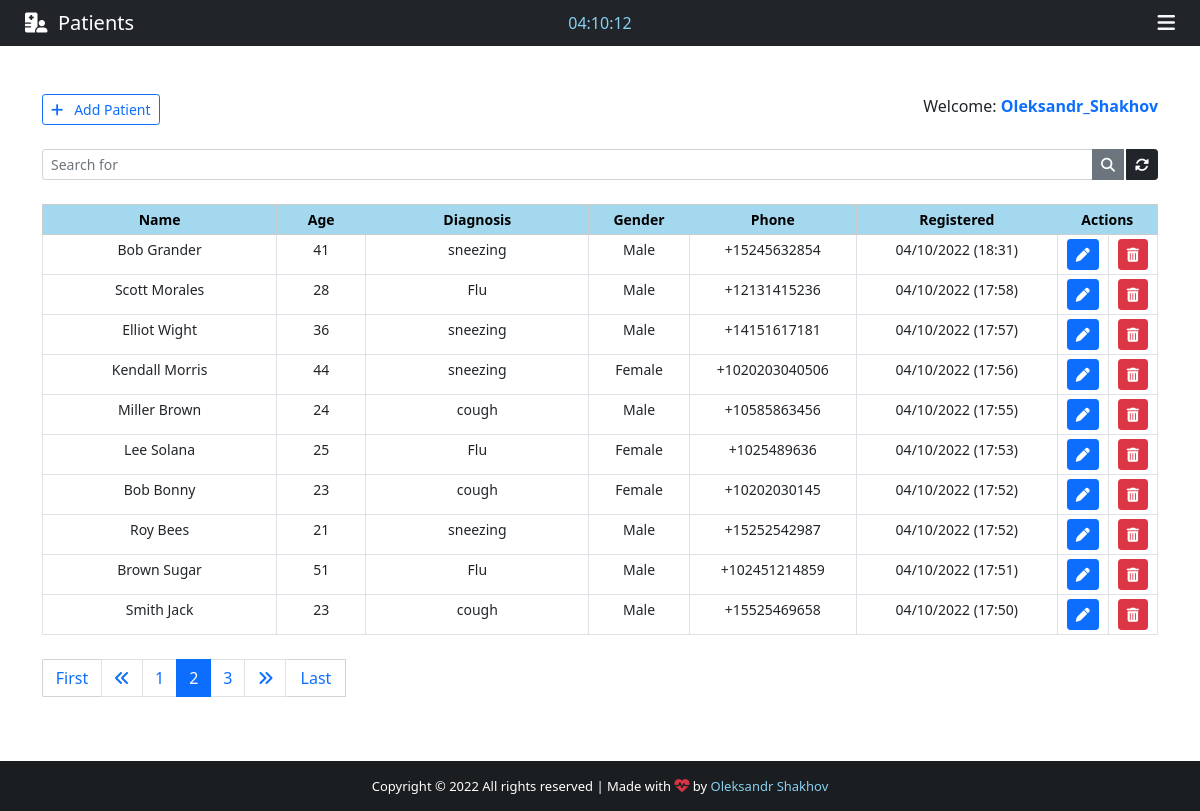
The app's page /backend/?page=2 (signed in) with its own data.
### App/models.py (models this page shows, shortened)
class Patient(models.Model):
    GENDER = (
        ('Female', 'F'),
        ('Male', 'M'),
    )
    id = models.IntegerField(primary_key=True)
    name = models.CharField(max_length=100)
    phone = models.CharField(max_length=100)
    email = models.CharField(max_length=100)
    diagnosis = models.CharField(max_length=200)
    age = models.CharField(max_length=100)
    gender = models.CharField(max_length=100, null=True, choices=GENDER)
    note = models.TextField(blank=True)
    created_at = models.DateTimeField(auto_now_add=True)

### App/views.py (the view)
# urls.py: path('backend/',      views.backend,        name='backend'),
@cache_control(no_cache=True, must_revalidate=True,
               no_store=True)  # For Security
@login_required(login_url='login')
def backend(request):
    if 'q' in request.GET:
        q = request.GET['q']
        all_patient_list = Patient.objects.filter(
            Q(name__icontains=q) | Q(phone=q) | Q(email=q) | Q(
                diagnosis=q) | Q(age=q) | Q(gender=q) | Q(note=q)
        ).order_by('-created_at')
    else:
        all_patient_list = Patient.objects.all().order_by('-created_at')
    paginator = Paginator(all_patient_list, 10)
    page = request.GET.get('page')
    all_patient = paginator.get_page(page)
    total = Patient.objects.all().count()
    return render(request, 'backend.html', {'patients': all_patient, 'count': total})

### App/templates/backend.html (shortened to what this page needs)
{% extends 'base.html' %}
{% block navbar-content %}
<i class="fas fa-hospital-user"></i>&nbsp;&nbsp;Patients
{% endblock navbar-content %}
{% block time %}
<div class="col-sm">
	<center>
		<span style="color: #89cff0;" id="clock"></span>
	</center>
</div>
{% endblock time %}
{% block nav-btn %}
<div class="text-light" id="sidebar" data-bs-toggle="offcanvas" data-bs-target="#offcanvasRight" aria-controls="offcanvasRight">
	<i class="fas fa-bars"></i>
</div>
{% endblock nav-btn %}
{% block footer %} style="color: #89cff0; text-decoration: none;"{% endblock footer %}
{% block content %}
<div class="container">
	<br><br>
	<div class="d-flex justify-content-between">
		<a href="{% url 'add_patient' %}" class="btn btn-outline-primary btn-sm" id="Btn-add-desktop"><i class="fas fa-plus"></i>&nbsp;&nbsp; Add Patient</a>
		<span class="welcome">
			Welcome: <strong><span class="text-primary">{{ user.get_username }}</span></strong>
		</span>
	</div>
	<form>
		<div class="input-group input-group-sm mb-3 mt-4">
			<input name="q" type="text" class="form-control" placeholder="Search for" value="{{ request.GET.q }}">
			<button class="btn btn-secondary"><i class="fas fa-search"></i></button>
			<a href="{% url 'backend' %}" class="btn btn-dark" style="margin-left: 2px;" title="Refresh"><i class="fas fa-sync-alt"></i></a>
		</div>
	</form>
	<center>
		<table class="table table-bordered table-sm mt-4" style="text-align: center; font-size: 14px;">
			<thead class="table-secondary">
				<tr>
					<th style="width: 21%; background-color: #a3d8ee;">Name</th>
					<th style="width: 8%; background-color: #a3d8ee;">Age</th>
					<th style="width: 20%; background-color: #a3d8ee;">Diagnosis</th>
					<th style="width: 9%; background-color: #a3d8ee;">Gender</th>
					<th style="width: 15%; background-color: #a3d8ee;">Phone</th>
					<th style="width: 18%; background-color: #a3d8ee;">Registered</th>
					{% if request.user.is_superuser %}
					<th style="width: 9%; background-color: #a3d8ee;" colspan="2">Actions</th>
					{% else %}
					<th style="width: 9%; background-color: #a3d8ee;" colspan="2">Edit</th>
					{% endif %}
				</tr>
			</thead>
			{% for patient in patients %}
			<tr class="text-small" id="check-table">
				<td data-label="Name" id="top-table">{{ patient.name }}</td>
				<td data-label="Age" id="responsive-border">{{ patient.age }}</td>
				<td data-label="Diagnosis" id="responsive-border">{{ patient.diagnosis }}</td>
				<td data-label="Gender" id="responsive-border">{{ patient.gender }}</td>
				<td data-label="Phone" id="responsive-border">{{ patient.phone }}</td>
				<td data-label="Date" id="responsive-border">{{ patient.created_at | date:"m/d/Y (H:i)"}}</td>
				<td>
					<a class="btn btn-primary btn-sm btn-actions" href="/patient/{{ patient.id }}" title="Edit Patient">
						<i class="fas fa-pen"></i>
					</a>
				</td>
				{% if request.user.is_superuser %}
				<td>
					<a class="btn btn-danger btn-sm btn-actions" title="Delete Patient" data-bs-toggle="modal" data-bs-target="#deleteModal{{ patient.pk }}">
						<i class="fas fa-trash-alt"></i>
					</a>
				</td>
				{% endif %}
			</tr>
			{% endfor %}
		</table>
	</center>
	<nav class="mt-4" aria-label="Page navigation example" id="pagination">
		{% if patients.has_other_pages %}
		<ul class="pagination justify-content-left">
			{% if patients.has_previous %}
			<a href="?page=1" class="btn btn-outline-primary mb-4" id="first" style="width: 60px; border-radius: 1px; border: 1px solid #d3d3d3;">First</a>
			<li class="page-item"><a href="?page={{ patients.previous_page_number }}" class="page-link"><i class="fas fa-angle-double-left"></i></a></li>
			{% else %}
			<li class="page-item disabled"></li>
			{% endif %}
			{% for i in patients.paginator.page_range %}
			{% if patients.number == i %}
			<li class="page-item active"><span class="page-link">{{ i }}</span></li>
			{% else %}
			<li class="page-item"><a class="page-link" href="?page={{ i }}">{{ i }}</a></li>
			{% endif %}
			{% endfor %}
			{% if patients.has_next %}
			<li class="page-item"><a class="page-link" href="?page={{ patients.next_page_number }}"><i class="fas fa-angle-double-right"></i></a></li>
			<a href="?page={{ patients.paginator.num_pages }}" class="btn btn-outline-primary mb-4" id="last" style="width: 60px; border-radius: 1px; border: 1px solid #d3d3d3; border-left: none;">Last</a>
			{% else %}
			<li class="page-item disabled"></li>
			{% endif %}
		</ul>
		{% endif %}
	</nav>
</div>
<br><br><br>
{% endblock %}

### App/static/css/style.css (style rules this page uses)
html, body { height: 100%; margin: 0; max-width: 100%; overflow: hidden; }
#sidebar, #front-nav-icon { float: right; margin-right: 25px; cursor: pointer; font-size: 20px; }

### records on screen
Patient: name "Bob Grander", age "41", diagnosis "sneezing", gender "Male", phone "+15245632854", created_at "04/10/2022 (18:31)"
Patient: name "Scott Morales", age "28", diagnosis "Flu", gender "Male", phone "+12131415236", created_at "04/10/2022 (17:58)"
Patient: name "Elliot Wight", age "36", diagnosis "sneezing", gender "Male", phone "+14151617181", created_at "04/10/2022 (17:57)"
Patient: name "Kendall Morris", age "44", diagnosis "sneezing", gender "Female", phone "+1020203040506", created_at "04/10/2022 (17:56)"
Patient: name "Miller Brown", age "24", diagnosis "cough", gender "Male", phone "+10585863456", created_at "04/10/2022 (17:55)"
Patient: name "Lee Solana", age "25", diagnosis "Flu", gender "Female", phone "+1025489636", created_at "04/10/2022 (17:53)"
Patient: name "Bob Bonny", age "23", diagnosis "cough", gender "Female", phone "+10202030145", created_at "04/10/2022 (17:52)"
Patient: name "Roy Bees", age "21", diagnosis "sneezing", gender "Male", phone "+15252542987", created_at "04/10/2022 (17:52)"
Patient: name "Brown Sugar", age "51", diagnosis "Flu", gender "Male", phone "+102451214859", created_at "04/10/2022 (17:51)"
Patient: name "Smith Jack", age "23", diagnosis "cough", gender "Male", phone "+15525469658", created_at "04/10/2022 (17:50)"

### other values on screen
{{ user.get_username }} "Oleksandr_Shakhov"
{{ i }} "1" "3"
{{ i }} "2"
